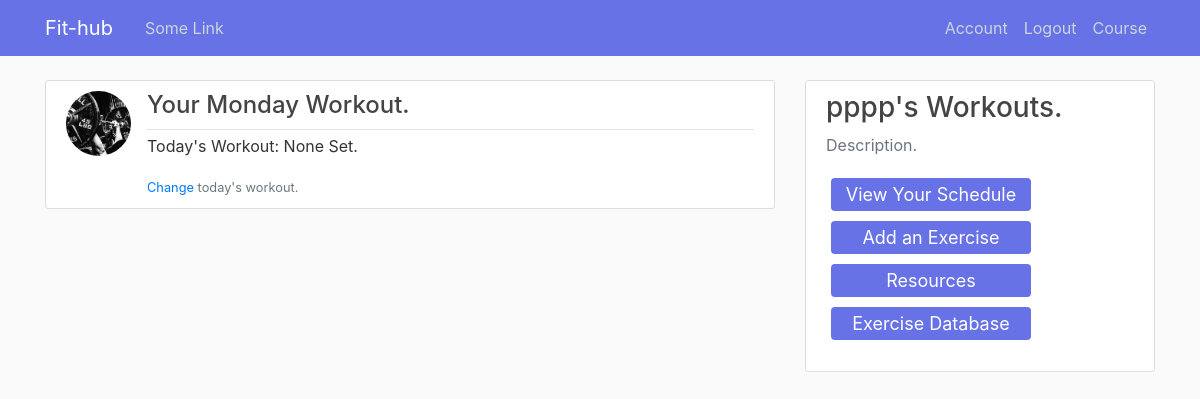
/workouts/Monday (signed in), run on the app's committed database.
### main/models.py (models this page shows, shortened)
class Schedule(db.Model):
    id = db.Column(db.Integer, unique = True, nullable = False, primary_key = True)
    day_of_week = db.Column(db.String, unique = False, nullable = False)
    workout = db.Column(db.String, unique = False, nullable = False)
    user_id = db.Column(db.Integer, db.ForeignKey('user.id'), nullable = False)

class User(db.Model, UserMixin):
    id = db.Column(db.Integer, primary_key = True)
    username = db.Column(db.String(20), unique = True, nullable = False)
    first_name = db.Column(db.String(50), unique = False, nullable = False)
    last_name = db.Column(db.String(50), unique = False, nullable = False)
    email = db.Column(db.String(120), unique = True, nullable = False)
    profile_image = db.Column(db.String(20), unique = False, nullable = False, default = 'default_image.jpg')
    password = db.Column(db.String(60), nullable = False)
    date_joined = db.Column(db.String, nullable = False, default = datetime.strftime(datetime.today(), "%b %d %Y"))
    profile = db.relationship('Profile', backref = 'user', lazy = True)
    meal = db.relationship('Meal', backref = 'user', lazy = True)
    posts = db.relationship('Post', backref='author', lazy=True)#lazy=True means db will load the data as neccessary in one go.

### main/routes.py (the view)
@app.route("/workouts/<day>")
@login_required
def workouts_day(day):
    workout = Schedule.query.filter(Schedule.user_id == current_user.id, Schedule.day_of_week == day).first().workout
    exercises = Exercise.query.filter(Exercise.user_id == current_user.id, Exercise.day == day).all()
    return render_template("workouts-day.html", title = "Daily Workout", day = day, workout = workout, exercises = exercises)

### main/models.py (called while the page is built)
@login_manager.user_loader
def load_user(user_id):
    return User.query.get(int(user_id))

### main/templates/workouts-day.html (shortened to what this page needs)
{% extends "layout.html" %}
{% block content %}
    {%  if current_user.is_authenticated %}
      <article class="media content-section">
        <img class="rounded-circle article-img" src="{{ url_for('static', filename='images/workout-' + day + '.jpg') }}">
        <div class="media-body">
          <div class="article-metadata">
            <h4>Your {{ day }} Workout.</h4>
          </div>
          <ul>
            <li><p>Today's Workout: {{ workout }}</p></li>
          </ul>
          <small class="text-muted"><a href="{{ url_for('update_workout2', day = day) }}">Change</a> today's workout.</small>
        </div>
      </article>
    {% else %}
    <h2>Workout </h2>
{% endif %}
{% endblock content %}
{% block content1 %}
    <div class="col-md-4">
        <div class="content-section1">
         {%  if current_user.is_authenticated %}
         <h3>{{ current_user.first_name }}'s Workouts.</h3>
         <p class='text-muted'>Description.
            <ul class="list-group">
              <a href="{{ url_for('view_schedule') }}" class="button3">
                <span>View Your Schedule</span></a>
              <a href="{{ url_for('add_exercise2', day = day) }}" class="button3">
              	<span>Add an Exercise</span></a>
              <a href="" class="button3">
                <span>Resources</span></a>
              <a href="" class="button3">
              	<span>Exercise Database</span></a>
          {% endif %}
            </ul>
         </p>
        </div>
    </div>
{% endblock content1 %}

### main/static/main.css (style rules this page uses)
body { background: #fafafa; color: #333333; margin-top: 5rem; list-style: none; }
h1, h2, h3, h4, h5, h6 { color: #444444; }
ul { padding: 0; list-style-type: none; }
.col-md-4 { position: relative; }
.content-section { background: #ffffff; padding: 10px 20px; border: 1px solid #dddddd; border-radius: 3px; margin-bottom: 20px; }
.content-section1 { background: #ffffff; padding: 10px 20px; border: 1px solid #dddddd; border-radius: 3px; margin-bottom: 20px; position: fixed; width: 350px; }
.article-img { height: 65px; width: 65px; margin-right: 16px; }
.article-metadata { padding-bottom: 1px; margin-bottom: 4px; border-bottom: 1px solid #e3e3e3; }
.button3 { display: inline-block; border-radius: 4px; background-color: #6672E5; border: none; color: #FFFFFF; text-align: center; font-size: 18px; padding: 3px; width: 200px; transition: all 0.5s; cursor: pointer; margin: 5px; text-decoration: none; }
.button3 span { cursor: pointer; display: inline-block; position: relative; transition: 0.5s; }
.button3 span:after { content: '\00bb'; position: absolute; opacity: 0; top: 0; right: -20px; transition: 0.5s; }

### data on the page
Schedule: day_of_week "Monday", workout "None Set."
User: first_name "pppp"
